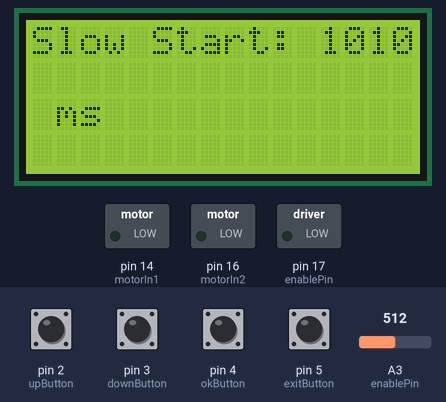
Recording of a sketch running on a simulated Arduino Uno, built with avr-gcc and run on an emulated ATmega328P. Parts: 16×4 character LCD, switched loads named in the sketch (green lamp = pin HIGH). The inputs (shaded band) are chosen by the test bench; at power-on: pin 2 (upButton), pin 3 (downButton), pin 4 (okButton), pin 5 (exitButton) HIGH, A3 (enablePin) = 512. What the sketch prints to the serial monitor is not drawn.

Above: at 1.2 s.
1.3 s: pin 3 (downButton) pulled LOW for 2.55 s
At 5.4 s:
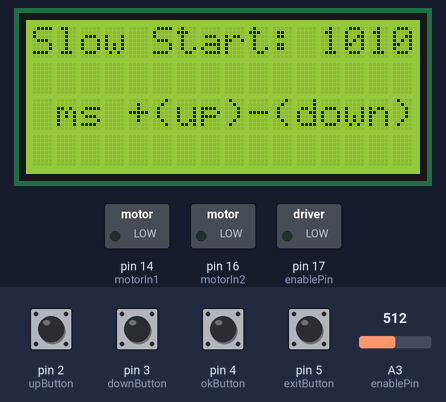
12.9 s: pin 2 (upButton) pulled LOW for 2.55 s
At 16.0 s:
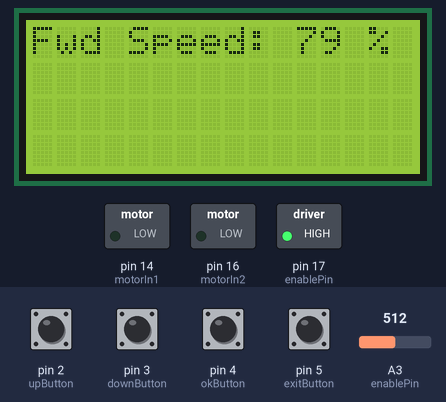
17.0 s: pin 2 (upButton) pulled LOW for 2.55 s
At 20.8 s:
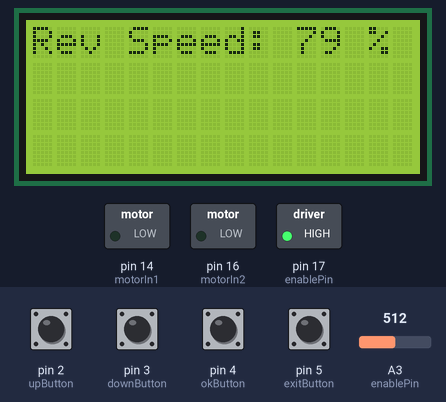
21.1 s: pin 2 (upButton) pulled LOW for 2.55 s
At 24.9 s:
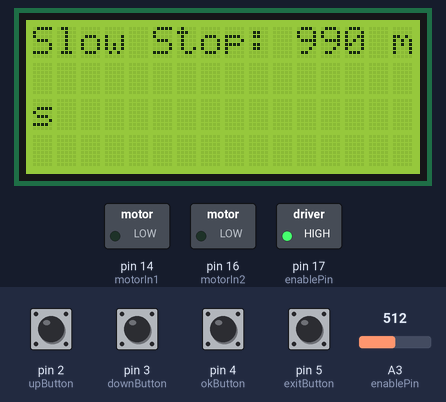
25.2 s: pin 2 (upButton) pulled LOW for 2.55 s
At 28.5 s:
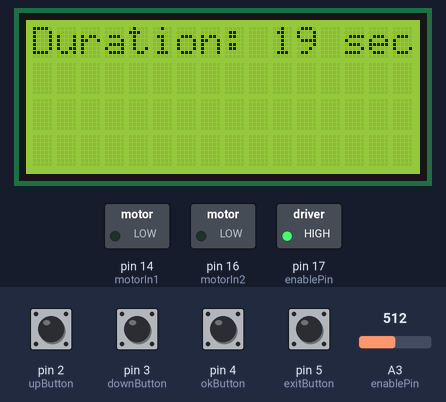
29.2 s: pin 2 (upButton) pulled LOW for 2.55 s
At 31.7 s:
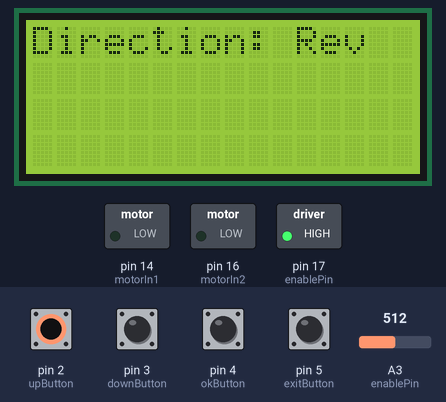
Timing chart, 0 to 35.6 s (numbered marks = the images above; inputs shaded):
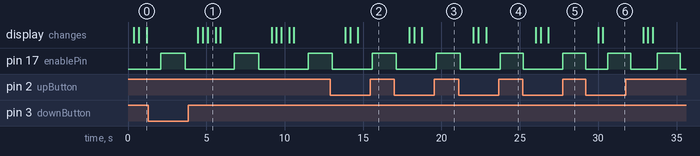

Measured:
- after the input at 12.9 s, the display: first changes after 0.96 s (image 2 shows a later state)
- after the input at 17.0 s, the display: first changes after 0.94 s (image 3 shows a later state)
- after the input at 21.1 s, the display: first changes after 0.93 s (image 4 shows a later state)
- after the input at 25.2 s, the display: first changes after 0.81 s (image 5 shows a later state)
- after the input at 29.2 s, the display: first changes after 0.79 s (image 6 shows a later state)
- by itself, pin 17 (enablePin): alternates HIGH for 1.5 s and LOW for 3.2 s
- what the display in image 1 shows lasts 0.5 s, from 5.1 s to 5.6 s

The sketch:

Check_Code.ino
```cpp
#include <LiquidCrystal.h>

// Pin assignments
const int rs = 12, en = 11, d4 = 10, d5 = 9, d6 = 8, d7 = 7;
const int upButton = 2;
const int downButton = 3;
const int okButton = 4;
const int exitButton = 5;
const int motorIn1 = 14;
const int motorIn2 = 16;
const int enablePin = 17;

// Motor settings
int slowStart = 1000; // in milliseconds
int forwardSpeed = 80; // percentage
int reverseSpeed = 80; // percentage
int slowStop = 1000; // in milliseconds
int duration = 20; // in seconds
bool direction = true; // true for forward, false for reverse

// Menu variables
int currentMenu = 0;
const int menuItems = 6;

// LCD initialization
LiquidCrystal lcd(rs, en, d4, d5, d6, d7);

void setup() {
  lcd.begin(16, 4);
  pinMode(upButton, INPUT_PULLUP);
  pinMode(downButton, INPUT_PULLUP);
  pinMode(okButton, INPUT_PULLUP);
  pinMode(exitButton, INPUT_PULLUP);
  pinMode(motorIn1, OUTPUT);
  pinMode(motorIn2, OUTPUT);
  pinMode(enablePin, OUTPUT);
  Serial.begin(9600);
  // Initial display
  displayMenu();
}

void loop() {
  if (digitalRead(upButton) == HIGH) {
    Serial.println("Up button pressed");
    currentMenu = (currentMenu - 1 + menuItems) % menuItems;
    displayMenu();
    delay(300);
  }

  if (digitalRead(downButton) == HIGH) {
    Serial.println("Down button pressed");
    currentMenu = (currentMenu + 1) % menuItems;
    displayMenu();
    delay(300);
  }

  if (digitalRead(okButton) == HIGH) {
    Serial.println("OK button pressed");
    modifySetting();
    displayMenu();
    delay(300);
  }

  if (digitalRead(exitButton) == HIGH) {
    Serial.println("Exit button pressed");
    stopMotor();
    delay(300);
  }
}

void displayMenu() {
  lcd.clear();
  Serial.println(currentMenu);
  switch (currentMenu) {
    case 0:
      lcd.print("Slow Start: ");
      lcd.print(slowStart);
      lcd.print(" ms");
      break;
    case 1:
      lcd.print("Fwd Speed: ");
      lcd.print(forwardSpeed);
      lcd.print(" %");
      break;
    case 2:
      lcd.print("Rev Speed: ");
      lcd.print(reverseSpeed);
      lcd.print(" %");
      break;
    case 3:
      lcd.print("Slow Stop: ");
      lcd.print(slowStop);
      lcd.print(" ms");
      break;
    case 4:
      lcd.print("Duration: ");
      lcd.print(duration);
      lcd.print(" sec");
      break;
    case 5:
      lcd.print("Direction: ");
      lcd.print(direction ? "Fwd" : "Rev");
      break;
  }
}

void display(){
      displayMenu();
      lcd.print(" +(up)");
      lcd.print("-(down) ");
}

void modifySetting() {
  lcd.clear();
  switch (currentMenu) {
    case 0:
      display();
      adjustValue(slowStart, 0, 5000, 10);
      break;
    case 1:
      display();
      adjustValue(forwardSpeed, 0, 100, 1);
      break;
    case 2:
      display();
      adjustValue(reverseSpeed, 0, 100, 1);
      break;
    case 3:
      display();
      adjustValue(slowStop, 0, 5000, 10);
      break;
    case 4:
    display();
      adjustValue(duration, 1, 3600, 1); // Adjust duration from 1 second to 1 hour
      break;
    case 5:
      direction = !direction;
      break;
  }
}

void adjustValue(int &value, int minValue, int maxValue, int step) {
  delay(500);
  while (true) {
    if (digitalRead(upButton) == HIGH) {
      value = constrain(value + step, minValue, maxValue);
      displayMenu();
      delay(300);
    }

    if (digitalRead(downButton) == HIGH) {
      value = constrain(value - step, minValue, maxValue);
      displayMenu();
      delay(300);
    }

    if (digitalRead(okButton) == HIGH) {
      delay(300);
      break;
    }
  }
}

void runMotor() {
  int speed = direction ? forwardSpeed : reverseSpeed;
  digitalWrite(motorIn1, direction ? HIGH : LOW);
  digitalWrite(motorIn2, direction ? LOW : HIGH);
  analogWrite(enablePin, map(speed, 0, 100, 0, 255));

  delay(duration * 1000);
  stopMotor();
}

void stopMotor() {
  for (int i = analogRead(enablePin); i >= 0; i -= 5) {
    analogWrite(enablePin, i);
    delay(slowStop / 50); // Adjust for smooth stop
  }
  digitalWrite(motorIn1, LOW);
  digitalWrite(motorIn2, LOW);
  analogWrite(enablePin, 0);
}
```
